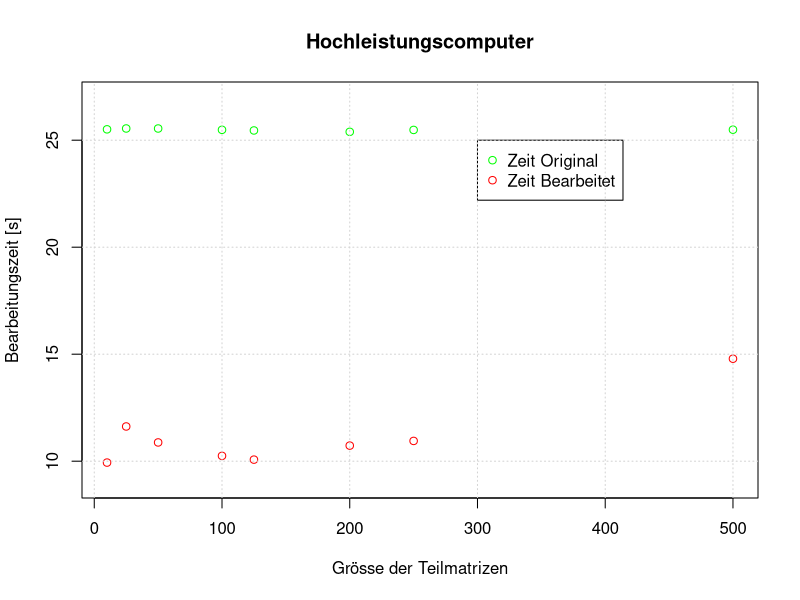

The R script that drew this image:
A <- read.csv("TeilmatrixGroesse1000.csv")
B <- read.csv("ZeitTeil1000.csv")
C <- read.csv("ZeitOriginal1000.csv")

pdf("HSR1000.pdf")

plot(B$b ~ A$a,  col = "red",
		xlab = "Grösse der Teilmatrizen",
		ylab = "Bearbeitungszeit [s]",
		main = "Hochleistungscomputer",
		ylim=c(9,27))
		points(C$c ~ A$a,col="green")
		
		legend(300 , 25, c("Zeit Original", "Zeit Bearbeitet"),
		col=c("green", "red"),pch = c(1,1))

grid()
graphics.off()
